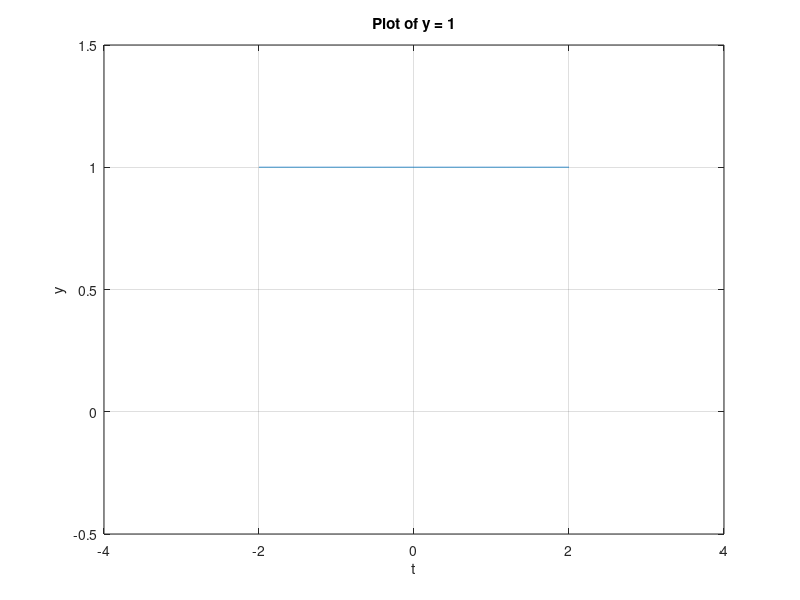

This figure's MATLAB source:
fs = 1000;
t = -2:1/fs:2;
a = 1;
y = a * ones(size(t));
plot(t,y)
xlim([-4 4])
ylim([-0.5 1.5])
xlabel('t')
ylabel('y')
title('Plot of y = 1')
grid on
